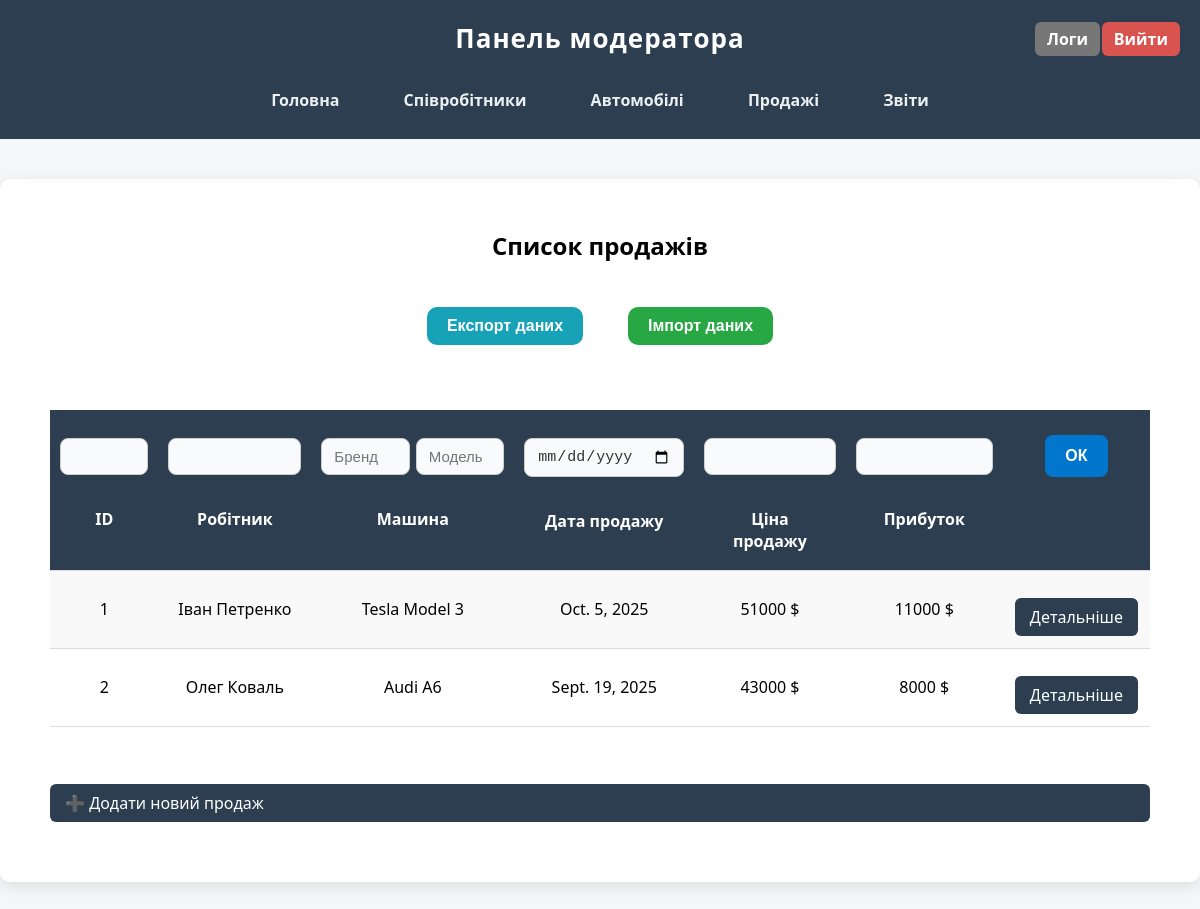
Page /moderator/sales/ (signed in) on the earlier database version.
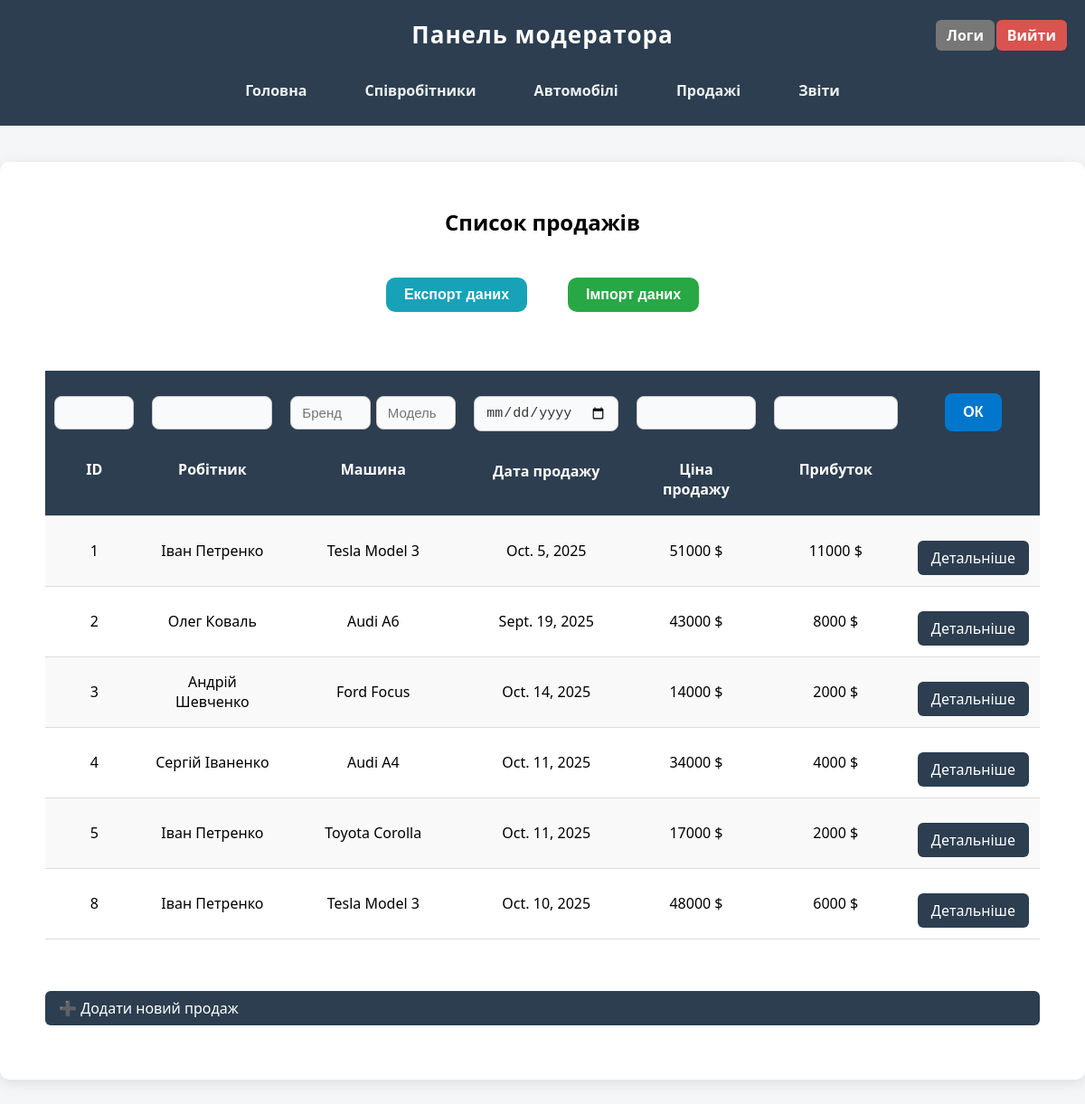
Same page on the later database version.
### main/models.py (models this page shows, shortened)
class Sale(models.Model):
    worker = models.ForeignKey(Worker, on_delete=models.PROTECT)
    car = models.ForeignKey(Car, on_delete=models.PROTECT)
    sale_date = models.DateField()
    selling_price = models.IntegerField()
    profit = models.IntegerField(editable=False, default=0)

class Worker(models.Model):
    full_name = models.CharField(max_length=100)
    position = models.CharField(max_length=100)
    phone = models.CharField(max_length=15)
    email = models.EmailField()
    is_active = models.BooleanField(default=True)

class Car(models.Model):
    producer_name = models.CharField(max_length=100)
    year_production = models.IntegerField()
    model = models.CharField(max_length=100)
    cost = models.IntegerField()
    potential_selling_price = models.IntegerField()
    is_available = models.BooleanField(default=True)

### moderator/views.py (the view)
# urls.py: path('sales/', views.show_sales_list, name='sales_list'),
@moderator_required
def show_sales_list(request):
    return show_objects_list(request, Sale,
                             ['id', 'worker__full_name', 'car__producer_name', 'sale_date', 'selling_price', 'profit'],
                             'moderator/sales/sales_list.html',
                             'all_sales')

### moderator/views.py (called while the page is built)
@moderator_required
def show_objects_list(request, model_name, fields, template_name, objects_name):
    logger.info(f'Модератор переглянув список об’єктів: {model_name}.')
    all_objects = model_name.objects.all()
    sort_field = request.GET.get('sort', 'id')
    direction = request.GET.get('dir', 'asc')
    if request.method == 'GET':
        filter_fields = fields
        filters = {}
        for f in filter_fields:
            value = request.GET.get(f'filter_{f}')
            if value:
                filters[f] = value
        all_objects = all_objects.filter(**filters)
        if direction == 'desc':
            all_objects = all_objects.order_by(f'-{sort_field}')
        else:
            all_objects = all_objects.order_by(sort_field)
    return render(request, template_name, {objects_name : all_objects, 'sort_field' : sort_field, 'direction' : direction})

### moderator/templates/moderator/sales/sales_list.html (shortened to what this page needs)
{% extends 'layout_m.html' %}
{% block content %}
    <h2 style="text-align: center; margin-bottom: 30px;">Список продажів</h2>
    <div class="button-row">
        <form action="{% url 'export_sales' %}" method="post">
            <button type="submit" class="btn export">Експорт даних</button>
        </form>
            <form action="{% url 'import_sales' %}" method="post">
            <button type="submit" class="btn import">Імпорт даних</button>
        </form>
    </div>
    <form method="get">
        <table>
            <tr>
                <th>
                    <input name="filter_id" type="number">
                    <a href="?sort=id&dir={% if sort_field == 'id' and direction == 'asc' %}desc{% else %}asc{% endif %}">ID</a>
                </th>
                <th>
                    <input name="filter_worker" type="text">
                    <a href="?sort=worker&dir={% if sort_field == 'worker' and direction == 'asc' %}desc{% else %}asc{% endif %}">Робітник</a>
                </th>
                <th>
                    <div class="filter-inline">
                        <input name="filter_car__producer_name" type="text" placeholder="Бренд">
                        <input name="filter_car__model" type="text" placeholder="Модель">
                    </div>
                    <a href="?sort=car&dir={% if sort_field == 'car' and direction == 'asc' %}desc{% else %}asc{% endif %}">Машина</a>
                </th>
                <th>
                    <input name="filter_sale_date" type="date">
                    <a href="?sort=sale_date&dir={% if sort_field == 'sale_date' and direction == 'asc' %}desc{% else %}asc{% endif %}">Дата продажу</a>
                </th>
                <th>
                    <input name="filter_selling_price" type="number">
                    <a href="?sort=selling_price&dir={% if sort_field == 'selling_price' and direction == 'asc' %}desc{% else %}asc{% endif %}">Ціна продажу</a>
                </th>
                <th>
                    <input name="filter_profit" type="number">
                    <a href="?sort=profit&dir={% if sort_field == 'profit' and direction == 'asc' %}desc{% else %}asc{% endif %}">Прибуток</a>
                </th>
                <th><button type="submit">ОК</button><br><br></th>
            </tr>
            {% for sale in all_sales %}
            <tr>
                <td>{{ sale.id }}</td>
                <td>{{ sale.worker.full_name }}</td>
                <td>{{ sale.car.producer_name }} {{ sale.car.model }}</td>
                <td>{{ sale.sale_date }}</td>
                <td>{{ sale.selling_price }} $</td>
                <td>{{ sale.profit }} $</td>
                <td><a href="{% url 'sale_details' sale.id%}">Детальніше</a></td>
            </tr>
            {% endfor %}
        </table>
      <br>
      <a href="{% url 'create_sale' %}">➕ Додати новий продаж</a>
    </form>
{% endblock %}

Differences in the rows shown:
added Sale: id "3", worker.full_name "Андрій Шевченко", car.producer_name "Ford", car.model "Focus", sale_date "Oct. 14, 2025", selling_price "14000", profit "2000"
added Sale: id "4", worker.full_name "Сергій Іваненко", car.producer_name "Audi", car.model "A4", sale_date "Oct. 11, 2025", selling_price "34000", profit "4000"
added Sale: id "5", worker.full_name "Іван Петренко", car.producer_name "Toyota", car.model "Corolla", sale_date "Oct. 11, 2025", selling_price "17000", profit "2000"
added Sale: id "8", worker.full_name "Іван Петренко", car.producer_name "Tesla", car.model "Model 3", sale_date "Oct. 10, 2025", selling_price "48000", profit "6000"
